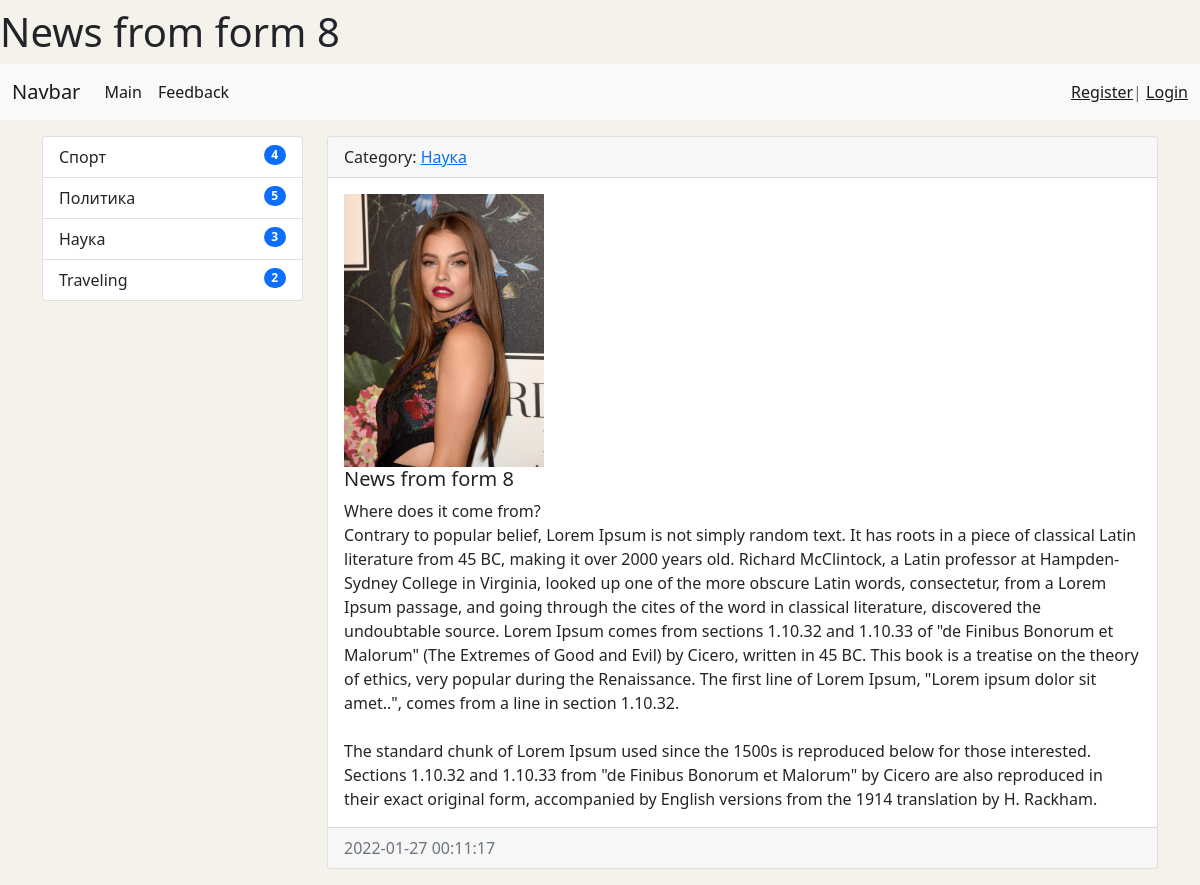
Screenshot of /news/18/ with the database file from the repository.
### news/models.py (models this page shows, shortened)
class News(models.Model):
    title = models.CharField(max_length=150, verbose_name='Наименование')
    content = models.TextField(blank=True, verbose_name='Контент')
    created_at = models.DateTimeField(auto_now_add=True, verbose_name='Дата публикации')
    updated_at = models.DateTimeField(auto_now=True, verbose_name='Обновлено')
    photo = models.ImageField(upload_to='photos/%Y/%m/%d/', verbose_name='Фото', blank=True)
    is_published = models.BooleanField(default=True, verbose_name='Опубликовано')
    category = models.ForeignKey('Category', on_delete=models.PROTECT, verbose_name='Категория')
    numbers_of_views = models.IntegerField(default=0)
    class Meta:
        verbose_name = 'Новость'
        verbose_name_plural = 'Новости'
        ordering = ['-created_at']

class Category(models.Model):
    title = models.CharField(max_length=150, db_index=True, verbose_name='Наименование категории')
    def get_absolute_url(self):
        return reverse('category', kwargs={'category_id': self.pk})
    def __str__(self):
        return self.title
    class Meta:
        verbose_name = 'Категория'
        verbose_name_plural = 'Категории'
        ordering = ['-title']

### news/views.py (the view)
# urls.py: path('news/<int:pk>/', ViewNews.as_view(), name='view_news'),
class ViewNews(DetailView):
    model = News
    context_object_name = 'news_item'

### news/templatetags/news_tags.py (called while the page is built)
@register.inclusion_tag('news/list_categories.html')
def show_categories():
    categories = Category.objects.annotate(cnt=Count('news', filter=F('news__is_published'))).filter(cnt__gt=0)
    return {'categories': categories}

### news/templates/news/news_detail.html (shortened to what this page needs)
{% extends 'base.html' %}
{% block news_item_title %}
    {{ news_item.title }}
{% endblock %}
{% block sidebar %}
{% include 'inc/_sidebar.html' %}
{% endblock %}
{% block content %}
<div class="card mb-3">
    <div class="card-header">
        Category: <a href="{{ news_item.category.get_absolute_url }}">{{ news_item.category }}</a>
    </div>
    <div class="card-body">
        {% if news_item.photo %}
            <img src="{{ news_item.photo.url }}" alt="Photo" width="200" class="float-left mr-3">
        {% else %}
            <img src="https://picsum.photos/200/300/?blur=2" alt="Photo" class="float-left mr-3">
        {% endif %}
        <h5 class="card-title">{{ news_item.title }}</h5>
        <p class="card-text">{{ news_item.content|safe|linebreaksbr }}</p>
    </div>
    <div class="card-footer text-muted">
        {{ news_item.created_at|date:'Y-m-d H:i:s' }}
    </div>
</div>
{% endblock %}

### news/templates/news/list_categories.html
<div class="list-group">
    {% for item_categories in categories %}
    <a href="{{ item_categories.get_absolute_url }}" class="list-group-item list-group-item-action">
        {{ item_categories.title }}
        <span class="badge bg-primary rounded-pill category_badge">{{ item_categories.cnt }}</span>
    </a>
    {% endfor %}
</div>

### mySite/static/css/main.css (style rules this page uses)
body { background-color: #f5f2eb; }
.category_badge { float: right; }

### rows the page displays
News: title "News from form 8", category "Наука", photo (picture), content "Where does it come from? Contrary to popular belief, Lorem Ipsum is not simply random text. It has roots in a piece of classical Latin literature from 45 BC, making it over 2000 years old. Richard McClintock, a Latin professor at Hampden-Sydney College in Virginia, looked up one of the more obscure Latin words, consectetur, from a Lorem Ipsum passage, and going through the cites of the word in classical literature, discovered the undoubtable source. Lorem Ipsum comes from sections 1.10.32 and 1.10.33 of \"de Finibus Bonorum et Malorum\" (The Extremes of Good and Evil) by Cicero, written in 45 BC. This book is a treatise on the theory of ethics, very popular during the Renaissance. The first…", created_at "2022-01-27 00:11:17"
Category: title "Спорт", cnt "4"
Category: title "Политика", cnt "5"
Category: title "Наука", cnt "3"
Category: title "Traveling", cnt "2"
